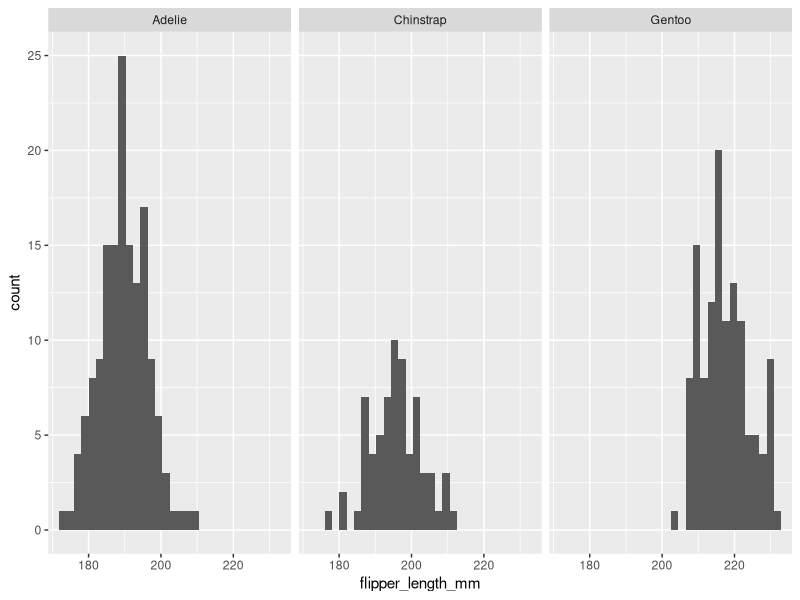
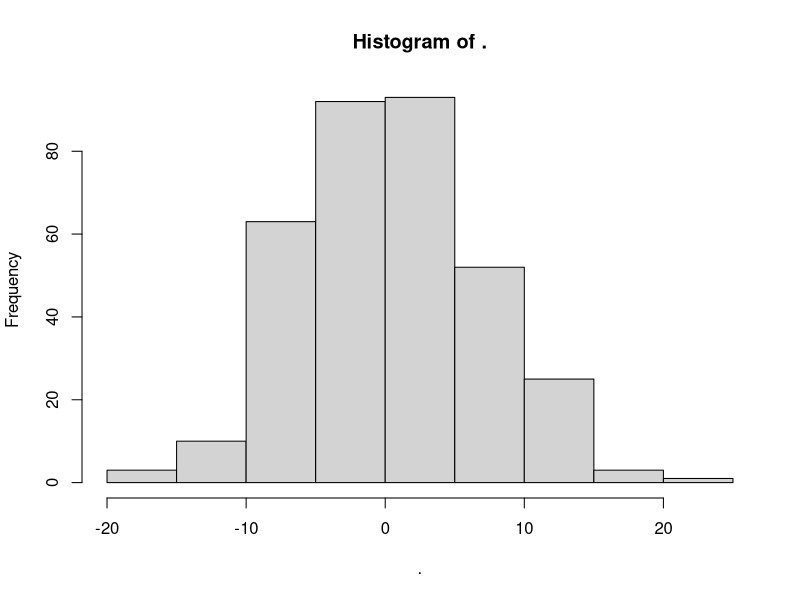

Reproduce these figures in R, in order.
## ---- chunk 1
library(tidyverse)
library(palmerpenguins)
penguins %>% 
  group_by(species) %>% 
  summarise(mean_flipper_length = mean(flipper_length_mm, na.rm = TRUE))
## ---- chunk 2
aov(flipper_length_mm ~ species, data = penguins) %>% 
  summary() 
## ---- chunk 3
penguins %>% 
  ggplot(aes(x=flipper_length_mm)) +
  geom_histogram() +
  facet_wrap(~species)
## ---- chunk 4
aov(flipper_length_mm ~ species, data = penguins)$residuals %>% 
  hist(.)
## ---- chunk 5
penguins %>% 
  group_by(species) %>% 
  summarise(variance = var(flipper_length_mm, na.rm = TRUE))
## ---- chunk 6
fligner.test(flipper_length_mm ~ species, data = penguins)
## ---- chunk 7
bartlett.test(flipper_length_mm ~ species, data = penguins)
## ---- chunk 8
library(car)
leveneTest(flipper_length_mm ~ species, data = penguins)
## ---- chunk 9
aov_model <- aov(flipper_length_mm ~ species, data = penguins)
TukeyHSD(aov_model)
